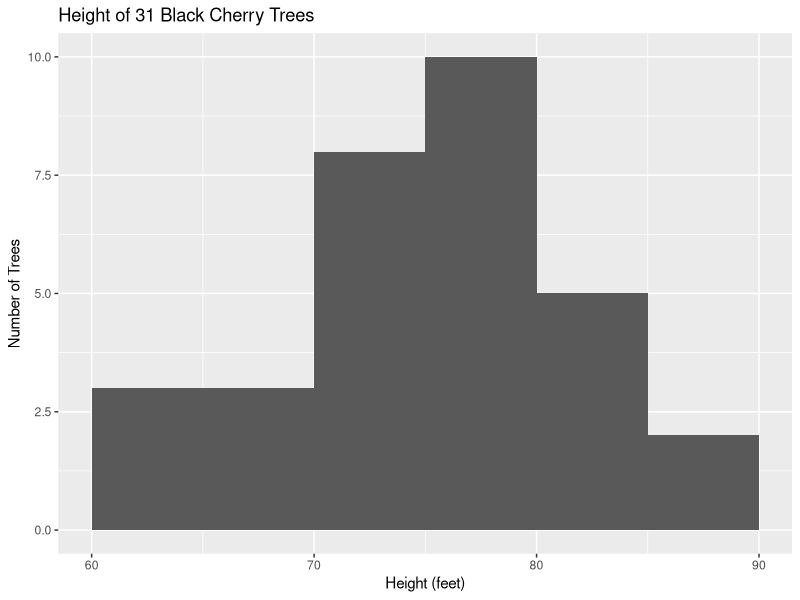

Here is the R script that generated this plot:
#!/usr/bin/env RScript

# create a histogram and print to a file called "histogram.pdf"

library(ggplot2)
library(dplyr)

tree_height_plot <- ggplot(data = trees, mapping = aes(x = Height))
tree_height_histogram <- tree_height_plot + geom_histogram(binwidth = 5, center = 67.5) + labs(title = "Height of 31 Black Cherry Trees", x = "Height (feet)", y = "Number of Trees")

ggsave("histogram.pdf")
